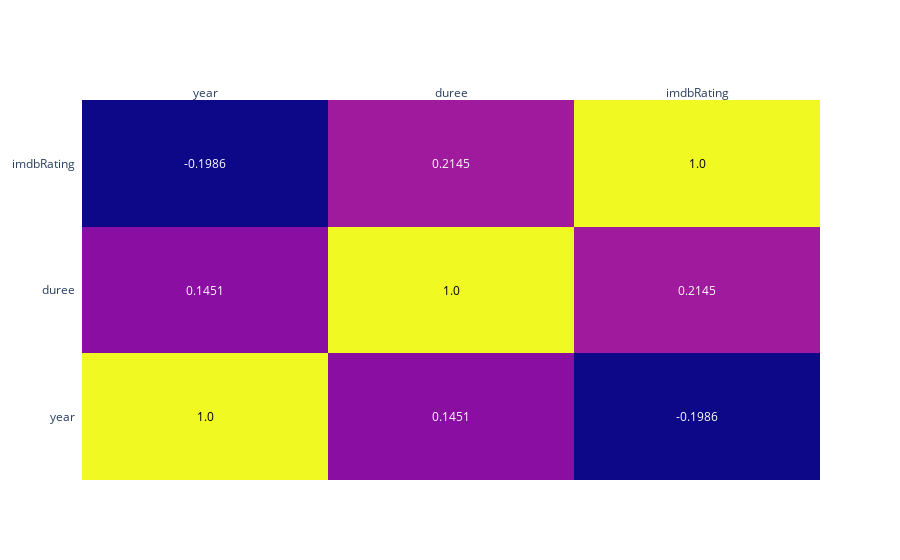

This figure's notebook cell:
### Markdown cell above
## Graph de correlation

### Code cell
corr_matrix = round(datasetWithoutOutlier.corr(), 4)

fig = ff.create_annotated_heatmap(corr_matrix.values,
                                  x = corr_matrix.columns.values.tolist(),
                                  y = corr_matrix.index.values.tolist(),
                                  )


fig.show()

### Figure 1 — Plotly figure (JSON) as saved in the notebook; plotly's stock layout.template omitted (floating-point values rounded to 4 significant figures)
{"data": [{"colorscale": [[0, "#0d0887"], [0.1111, "#46039f"], [0.2222, "#7201a8"], [0.3333, "#9c179e"], [0.4444, "#bd3786"], [0.5556, "#d8576b"], [0.6667, "#ed7953"], [0.7778, "#fb9f3a"], [0.8889, "#fdca26"], [1, "#f0f921"]], "reversescale": false, "showscale": false, "type": "heatmap", "x": ["year", "duree", "imdbRating"], "y": ["year", "duree", "imdbRating"], "z": [[1, 0.1451, -0.1986], [0.1451, 1, 0.2145], [-0.1986, 0.2145, 1]]}], "layout": {"annotations": [{"font": {"color": "#000000"}, "showarrow": false, "text": "1.0", "x": "year", "xref": "x", "y": "year", "yref": "y"}, {"font": {"color": "#FFFFFF"}, "showarrow": false, "text": "0.1451", "x": "duree", "xref": "x", "y": "year", "yref": "y"}, {"font": {"color": "#FFFFFF"}, "showarrow": false, "text": "-0.1986", "x": "imdbRating", "xref": "x", "y": "year", "yref": "y"}, {"font": {"color": "#FFFFFF"}, "showarrow": false, "text": "0.1451", "x": "year", "xref": "x", "y": "duree", "yref": "y"}, {"font": {"color": "#000000"}, "showarrow": false, "text": "1.0", "x": "duree", "xref": "x", "y": "duree", "yref": "y"}, {"font": {"color": "#FFFFFF"}, "showarrow": false, "text": "0.2145", "x": "imdbRating", "xref": "x", "y": "duree", "yref": "y"}, {"font": {"color": "#FFFFFF"}, "showarrow": false, "text": "-0.1986", "x": "year", "xref": "x", "y": "imdbRating", "yref": "y"}, {"font": {"color": "#FFFFFF"}, "showarrow": false, "text": "0.2145", "x": "duree", "xref": "x", "y": "imdbRating", "yref": "y"}, {"font": {"color": "#000000"}, "showarrow": false, "text": "1.0", "x": "imdbRating", "xref": "x", "y": "imdbRating", "yref": "y"}], "xaxis": {"dtick": 1, "gridcolor": "rgb(0, 0, 0)", "side": "top", "ticks": ""}, "yaxis": {"dtick": 1, "ticks": "", "ticksuffix": "  "}}}
